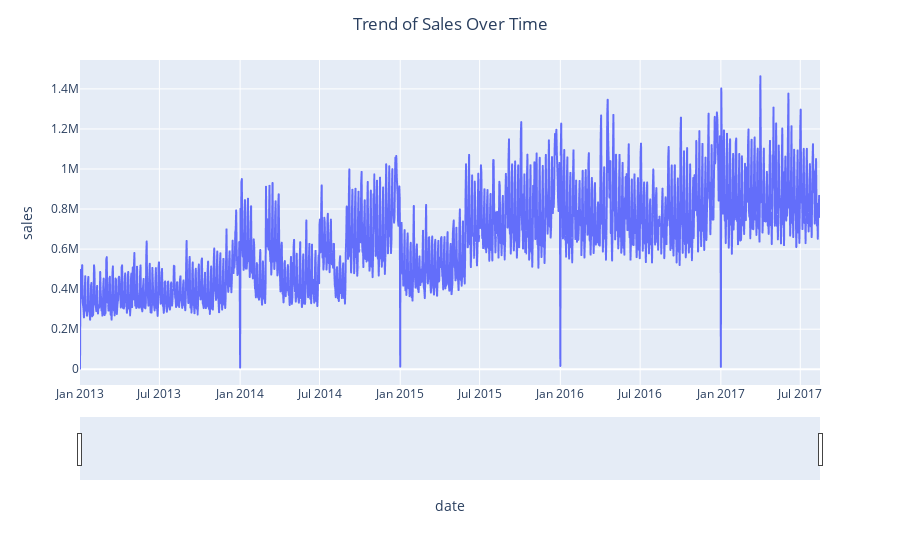

Source (notebook cell):
### Code cell
# Group the data by date and calculate the total sales
daily_sales = train_data.groupby('date')['sales'].sum().reset_index()

# Create a time series plot with slider
fig = px.line(daily_sales, x='date', y='sales')
fig.update_xaxes(rangeslider_visible=True)
fig.update_layout(title='Trend of Sales Over Time', title_x=0.5)
fig.show()

### Figure 1 — Plotly figure (JSON) as saved in the notebook; plotly's stock layout.template omitted (floating-point values rounded to 4 significant figures; data arrays with more than 128 entries replaced by an {"elided": "..."} marker saying what was removed)
{"data": [{"hovertemplate": "date=%{x}<br>sales=%{y}<extra></extra>", "legendgroup": "", "line": {"color": "#636efa", "dash": "solid"}, "marker": {"symbol": "circle"}, "mode": "lines", "name": "", "showlegend": false, "type": "scattergl", "x": {"elided": "1684 str values"}, "xaxis": "x", "y": {"elided": "1684 float values"}, "yaxis": "y"}], "layout": {"legend": {"tracegroupgap": 0}, "margin": {"t": 60}, "title": {"text": "Trend of Sales Over Time", "x": 0.5}, "xaxis": {"anchor": "y", "domain": [0, 1], "rangeslider": {"visible": true}, "title": {"text": "date"}}, "yaxis": {"anchor": "x", "domain": [0, 1], "title": {"text": "sales"}}}}
